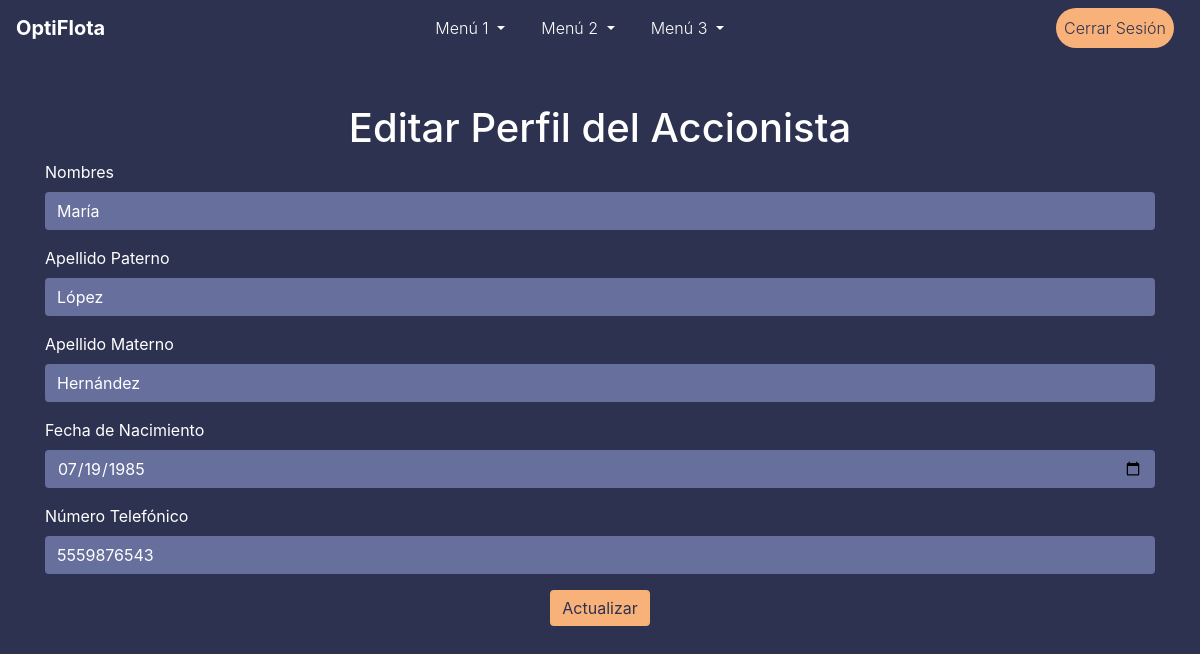
/owners/edit_owner/2 (signed in), run on the app's committed database.
### models.py (models this page shows)
class Accionista(db.Model):
    id = db.Column(db.Integer, primary_key=True)
    nombres = db.Column(db.String(50), nullable=False)
    apellido_paterno = db.Column(db.String(50), nullable=False)
    apellido_materno = db.Column(db.String(50), nullable=False)
    fecha_nacimiento = db.Column(db.Date, nullable=False)
    numero_telefonico = db.Column(db.String(20), nullable=False)

### routes/edit_owner.py (the view, shortened to what this page needs)
@edit_owner_bp.route('/edit_owner/<int:owner_id>', methods=['GET', 'POST'])
@login_required
def edit_owner(owner_id):
    owner = Accionista.query.get_or_404(owner_id)
    form = EditOwnerForm(obj=owner)
    return render_template('edit_owner.html', form=form, owner=owner)

### forms.py
class EditOwnerForm(FlaskForm):
    nombres = StringField('Nombres', validators=[DataRequired()])
    apellido_paterno = StringField('Apellido Paterno', validators=[DataRequired()])
    apellido_materno = StringField('Apellido Materno', validators=[DataRequired()])
    fecha_nacimiento = DateField('Fecha de Nacimiento', format='%Y-%m-%d', validators=[DataRequired()])
    numero_telefonico = StringField('Número Telefónico', validators=[DataRequired()])
    submit = SubmitField('Actualizar')

### app.py (called while the page is built)
@login_manager.user_loader
def load_user(user_id):
    return User.query.get(int(user_id))

### templates/edit_owner.html (shortened to what this page needs)
{% extends "topmenu_template.html" %}
{% block content %}
<div class="container mt-5">
    <h1 class="text-center">Editar Perfil del Accionista</h1>
    <form method="POST" action="{{ url_for('edit_owner_bp.edit_owner', owner_id=owner.id) }}">
        <div class="form-group">
            {{ form.nombres.label(class="form-label") }}
            {{ form.nombres(class="form-control") }}
        </div>
        <div class="form-group">
            {{ form.apellido_paterno.label(class="form-label") }}
            {{ form.apellido_paterno(class="form-control") }}
        </div>
        <div class="form-group">
            {{ form.apellido_materno.label(class="form-label") }}
            {{ form.apellido_materno(class="form-control") }}
        </div>
        <div class="form-group">
            {{ form.fecha_nacimiento.label(class="form-label") }}
            {{ form.fecha_nacimiento(class="form-control") }}
        </div>
        <div class="form-group">
            {{ form.numero_telefonico.label(class="form-label") }}
            {{ form.numero_telefonico(class="form-control") }}
        </div>
        <div class="form-group text-center">
            {{ form.submit(class="btn btn-primary") }}
        </div>
    </form>
</div>
{% endblock %}

### static/css/styles.css (style rules this page uses)
:root { --color-fondo: #424769; --color-fondo-mas-fondo: #2d3250; --color-texto: #ffffff; --color-relleno-textbox: #676f9d; --color-boton: #f9b17a; }
body { background-color: var(--color-fondo-mas-fondo); color: var(--color-texto); }
.form-control { background-color: var(--color-relleno-textbox); color: var(--color-texto); border: none; }
.form-control::placeholder { color: var(--color-texto); }
.btn-primary { background-color: var(--color-boton); border: none; color: var(--color-fondo-mas-fondo) !important; }

### data on the page
Accionista: nombres "María", apellido_paterno "López", apellido_materno "Hernández", fecha_nacimiento "07/19/1985", numero_telefonico "5559876543"
